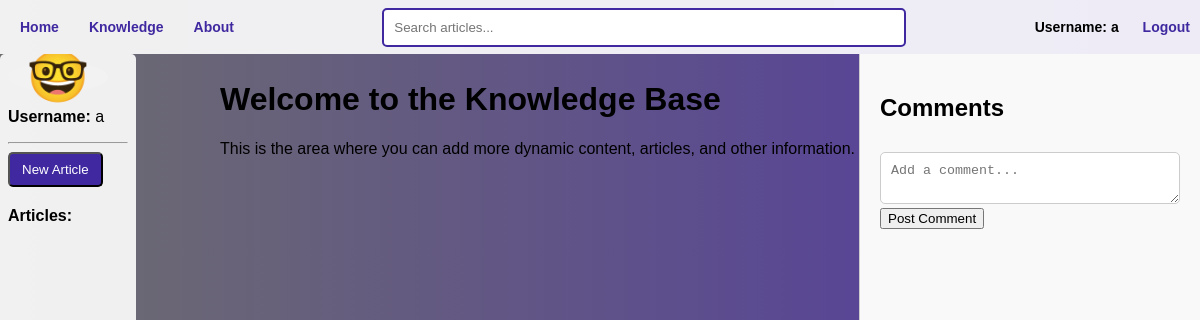
Before: /knowledge (signed in) with the older database file.
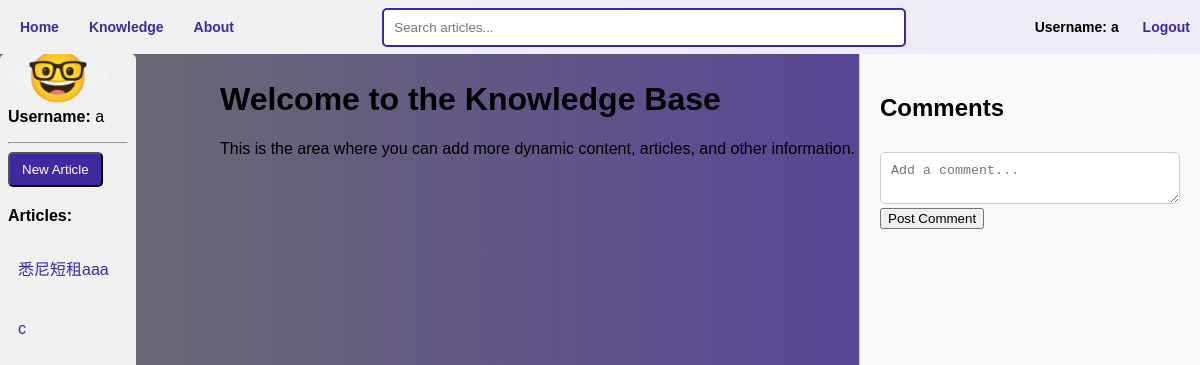
After: the same page with the newer database file.
### models.py (models this page shows)
class Base(DeclarativeBase):
    pass

class Article(Base):
    __tablename__ = "articles"
    id = Column(Integer, primary_key=True)
    title = Column(String(255), nullable=False)
    content = Column(Text, nullable=False)
    author = Column(String(100), nullable=False)
    publish_date = Column(DateTime, nullable=False)
    comments = relationship("Comment", order_by="Comment.id", back_populates="article")

### app.py (the view)
@app.route('/knowledge')
def show_knowledge():
    username = session.get('username')
    if not username:
        return redirect(url_for('login'))
    articles = db.get_all_articles()  # 使用封装的函数获取所有文章
    return render_template('knowledge.jinja', username=username, articles=articles)

### db.py (called while the page is built)
def get_all_articles():
    with Session(engine) as session:  # 确保使用了正确的 engine 对象
        return session.query(Article).all()

### templates/knowledge.jinja (shortened to what this page needs)
{% extends 'base.jinja' %}
{% block content %}
<nav class="top-nav">
    <div class="nav-group">
        <a href="/home?username={{ username }}" class="nav-link">Home</a>
        <a href="/knowledge" class="nav-link">Knowledge</a>
        <a href="#about" class="nav-link">About</a>
    </div>
    <div class="search-container">
        <input type="text" placeholder="Search articles..." class="search-bar">
    </div>
    <div class="nav-group">
        <ol style="list-style: none; padding: 0;">
            <li style="display: inline-block; margin-right: 10px;">
                Username: {{ username }}
            </li>
            <li style="display: inline-block;">
                <a href="javascript:void(0)" onclick="logoutAndClearStorage()" class="btn">Logout</a>
            </li>
        </ol>
    </div>
</nav>
<div class="comment-section">
    <h2>Comments</h2>
    <form id="comment-form">
        <textarea id="comment-text" placeholder="Add a comment..."></textarea>
        <button type="button" onclick="submitComment()">Post Comment</button>
    </form>
</div>
<nav class="side-nav">
    <div class="user-avatar">🤓</div>
    <p><strong>Username:</strong> {{ username }}</p>
    <hr>
    <button class="btn-new-article" onclick="location.href='{{ url_for('new_article_form') }}'">New Article</button>
    <p><strong>Articles:</strong></p>
    <ul>
        {% for article in articles %}
            <li><a href="javascript:void(0);" onclick="loadArticle({{ article.id }})" class="nav-link">{{ article.title }}</a></li>
        {% endfor %}
    </ul>
</nav>
<div class="content-area">
    <h1>Welcome to the Knowledge Base</h1>
    <p>This is the area where you can add more dynamic content, articles, and other information.</p>
</div>
{% endblock %}

### templates/base.jinja (shortened to what this page needs)
<!DOCTYPE html>
<html>
    <head>
    </head>
    <body>
        {% block content %} {% endblock %}
    </body>
</html>

### templates/knowledge.jinja (style rules this page uses)
body { font-family: 'Arial', sans-serif; background: linear-gradient(to right, #6e6e6e, #5036a4); display: flex; flex-direction: row; height: 100vh; margin: 0; }
.top-nav { width: 100%; background-color: rgba(255, 255, 255, 0.9); padding:5px 10px; display: flex; justify-content: space-between; align-items: center; position: fixed; top: 0; left: 0; z-index: 1000; font-size: 14px; font-weight: bold; }
.nav-group { display: flex; }
.search-container { flex-grow: 1; display: flex; justify-content: center; padding: 0 10px; }
.search-bar { width: 100%; max-width: 500px; }
.user-avatar { width: 100px; height: 30px; border-radius: 50%; background-color: #f2f2f2; display: flex; justify-content: center; align-items: center; font-size: 50px; margin-right: 0px; }
.side-nav { width: 120px; background-color: rgba(255, 255, 255, 0.9); padding: 8px; border-radius: 5px; height: 100%; overflow-y: auto; position: fixed; top: 54px; bottom: 0; left: 0; z-index: 1000; }
.side-nav ul { padding: 0; list-style: none; margin: 0; }
.side-nav li { white-space: nowrap; overflow: hidden; text-overflow: ellipsis; padding: 5px 0; margin-bottom: 10px; }
.side-nav a { display: block; text-decoration: none; color: #4029a0; }
.content-area { margin-left: 200px; margin-top: 40px; margin-right: 320px; flex-grow: 1; padding: 20px; overflow-y: auto; }
.comment-section { width: 300px; padding: 20px; background-color: #f9f9f9; border-left: 1px solid #ccc; position: fixed; right: 0; top: 54px; bottom: 0; overflow-y: auto; }
.content-area * { white-space: pre-wrap; }
.search-bar { padding: 10px; width: calc(100% - 200px); border: 2px solid #4029a0; border-radius: 5px; color: #4029a0; }
.nav-link, .btn { padding: 10px; margin-right: 10px; color: #4029a0; text-decoration: none; }
.btn-new-article { background-color: #4029a0; color: #fff; padding: 8px 12px; border-radius: 5px; display: block; margin-bottom: 20px; text-align: center; }
#comment-text { width: 100%; box-sizing: border-box; margin-top: 10px; padding: 10px; border: 1px solid #ccc; border-radius: 5px; }

Changed rows visible on the page:
added Article: title "悉尼短租aaa"
added Article: title "c"
